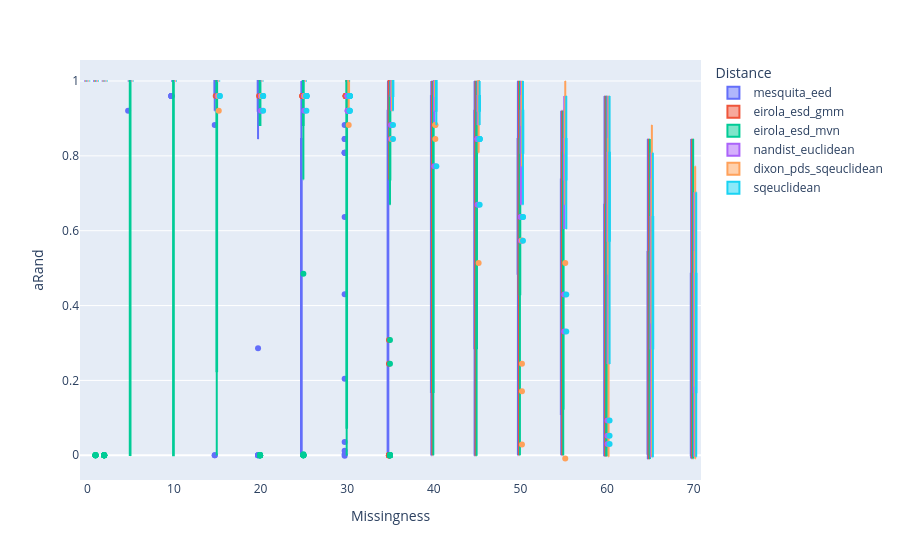

Write notebook code for a chart like this one.
### Markdown cell above
## aRand

### Code cell
fig = px.box(
    df,
    x="Missingness",
    y="aRand",
    color="Distance"
)
fig.show()

### Figure 1 — Plotly figure (JSON) as saved in the notebook; plotly's stock layout.template omitted (floating-point values rounded to 4 significant figures; data arrays with more than 128 entries replaced by an {"elided": "..."} marker saying what was removed)
{"data": [{"alignmentgroup": "True", "hovertemplate": "Distance=mesquita_eed<br>Missingness=%{x}<br>aRand=%{y}<extra></extra>", "legendgroup": "mesquita_eed", "marker": {"color": "#636efa"}, "name": "mesquita_eed", "notched": false, "offsetgroup": "mesquita_eed", "orientation": "v", "showlegend": true, "type": "box", "x": {"elided": "801 int values"}, "x0": " ", "xaxis": "x", "y": {"elided": "801 float values"}, "y0": " ", "yaxis": "y"}, {"alignmentgroup": "True", "hovertemplate": "Distance=eirola_esd_gmm<br>Missingness=%{x}<br>aRand=%{y}<extra></extra>", "legendgroup": "eirola_esd_gmm", "marker": {"color": "#EF553B"}, "name": "eirola_esd_gmm", "notched": false, "offsetgroup": "eirola_esd_gmm", "orientation": "v", "showlegend": true, "type": "box", "x": {"elided": "801 int values"}, "x0": " ", "xaxis": "x", "y": {"elided": "801 float values"}, "y0": " ", "yaxis": "y"}, {"alignmentgroup": "True", "hovertemplate": "Distance=eirola_esd_mvn<br>Missingness=%{x}<br>aRand=%{y}<extra></extra>", "legendgroup": "eirola_esd_mvn", "marker": {"color": "#00cc96"}, "name": "eirola_esd_mvn", "notched": false, "offsetgroup": "eirola_esd_mvn", "orientation": "v", "showlegend": true, "type": "box", "x": {"elided": "801 int values"}, "x0": " ", "xaxis": "x", "y": {"elided": "801 float values"}, "y0": " ", "yaxis": "y"}, {"alignmentgroup": "True", "hovertemplate": "Distance=nandist_euclidean<br>Missingness=%{x}<br>aRand=%{y}<extra></extra>", "legendgroup": "nandist_euclidean", "marker": {"color": "#ab63fa"}, "name": "nandist_euclidean", "notched": false, "offsetgroup": "nandist_euclidean", "orientation": "v", "showlegend": true, "type": "box", "x": {"elided": "801 int values"}, "x0": " ", "xaxis": "x", "y": {"elided": "801 float values"}, "y0": " ", "yaxis": "y"}, {"alignmentgroup": "True", "hovertemplate": "Distance=dixon_pds_sqeuclidean<br>Missingness=%{x}<br>aRand=%{y}<extra></extra>", "legendgroup": "dixon_pds_sqeuclidean", "marker": {"color": "#FFA15A"}, "name": "dixon_pds_sqeuclidean", "notched": false, "offsetgroup": "dixon_pds_sqeuclidean", "orientation": "v", "showlegend": true, "type": "box", "x": {"elided": "801 int values"}, "x0": " ", "xaxis": "x", "y": {"elided": "801 float values"}, "y0": " ", "yaxis": "y"}, {"alignmentgroup": "True", "hovertemplate": "Distance=sqeuclidean<br>Missingness=%{x}<br>aRand=%{y}<extra></extra>", "legendgroup": "sqeuclidean", "marker": {"color": "#19d3f3"}, "name": "sqeuclidean", "notched": false, "offsetgroup": "sqeuclidean", "orientation": "v", "showlegend": true, "type": "box", "x": {"elided": "801 int values"}, "x0": " ", "xaxis": "x", "y": {"elided": "801 float values"}, "y0": " ", "yaxis": "y"}], "layout": {"boxmode": "group", "legend": {"title": {"text": "Distance"}, "tracegroupgap": 0}, "margin": {"t": 60}, "xaxis": {"anchor": "y", "domain": [0, 1], "title": {"text": "Missingness"}}, "yaxis": {"anchor": "x", "domain": [0, 1], "title": {"text": "aRand"}}}}
